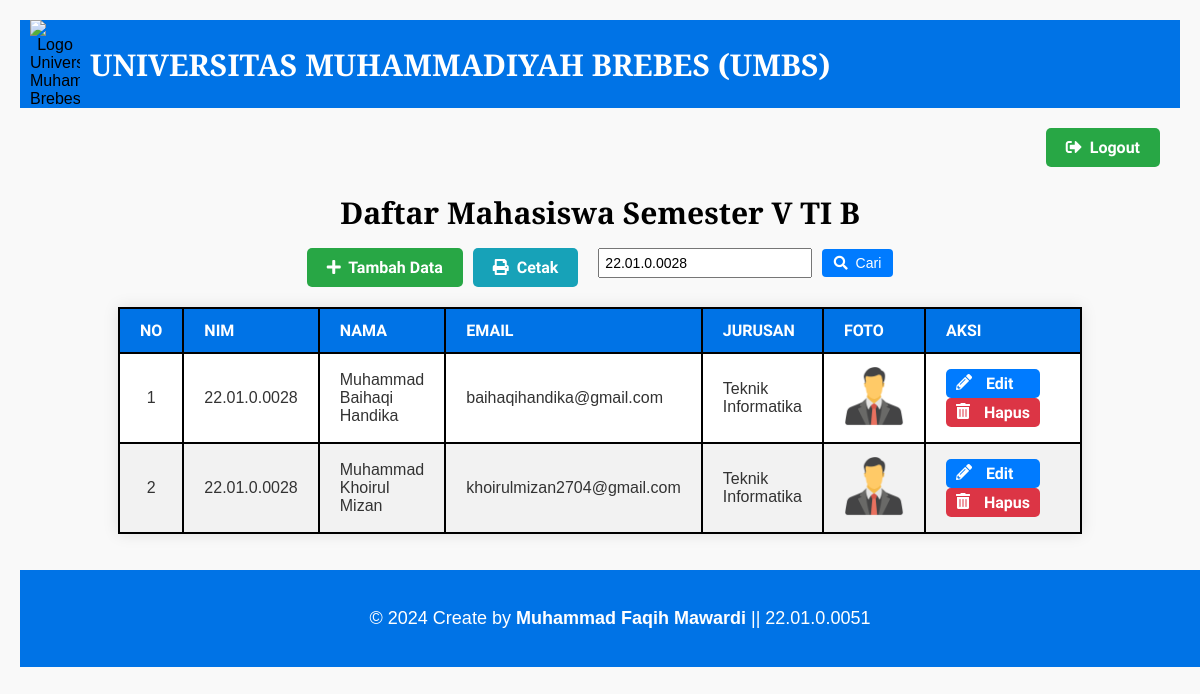
Screenshot of /index.php?cari=22.01.0.0028 (signed in) with the database file from the repository.
### tables this page shows
CREATE TABLE `tb_msh` (
  `id` int(11) NOT NULL,
  `nim` varchar(15) NOT NULL,
  `nama` varchar(100) NOT NULL,
  `jurusan` varchar(255) DEFAULT NULL,
  `email` varchar(100) NOT NULL,
  `photo` varchar(100) NOT NULL
);

### index.php (the view, shortened to what this page needs)
<!DOCTYPE html>
<html lang="en">
<!DOCTYPE html>
<html lang="en">
<head>
    <link rel="stylesheet" href="atribut/style.css">
    <link rel="stylesheet" href="https://cdnjs.cloudflare.com/ajax/libs/font-awesome/6.0.0-beta3/css/all.min.css">
    <link rel="stylesheet" href="https://cdnjs.cloudflare.com/ajax/libs/font-awesome/5.15.3/css/all.min.css">
</head>
<body>
    <header>
        <img src="atribut/UMBS.png" alt="Logo Universitas Muhammadiyah Brebes" class="logo">
		<h1> UNIVERSITAS MUHAMMADIYAH BREBES (UMBS)</h1>
    </header>
    <div style="display: flex; justify-content: flex-end; margin-bottom: 20px;">
        <a href="logout.php" style="display: inline-block; padding: 10px 20px; background-color: #28a745; color: white; text-decoration: none; border-radius: 5px; font-weight: bold; font-family: 'Indie Flower', cursive; margin-right: 20px;">
            <i class="fas fa-sign-out-alt"></i>&nbsp; Logout
        </a>
    </div>
    <h2 class="Judul">Daftar Mahasiswa Semester V TI B</h2>
    <div class="center-buttons">
        <a href="tambah.php" class="btn-tambah">
            <i class="fas fa-plus"></i>&nbsp; Tambah Data</a>
        <a href="#" onclick="window.print()" class="btn-cetak">
            <i class="fas fa-print"></i>&nbsp; Cetak</a>
        <form action="" method="GET" class="form-cari" style="display: inline;">
            <input type="text" name="cari" placeholder="Cari data mahasiswa" value="<?php echo isset($_GET['cari']) ? $_GET['cari'] : ''; ?>">
            <button type="submit" class="btn-cari">
                <i class="fas fa-search"></i>&nbsp; Cari
            </button>
        </form>
    </div>
    <table>
        <thead>
            <tr>
                <th>No</th>
                <th>NIM</th>
                <th>Nama</th>
                <th>Email</th>
                <th>Jurusan</th>
                <th>Foto</th>
                <th>Aksi</th>
            </tr>
        </thead>
       <tbody>
                <?php
                    include 'koneksi.php';
                    $cari = isset($_GET['cari']) ? $_GET['cari'] : '';
                    $sql = "SELECT * FROM tb_msh";
                    if (!empty($cari)) {
                        $sql .= " WHERE nim LIKE '%$cari%' OR nama LIKE '%$cari%' OR email LIKE '%$cari%' OR jurusan LIKE '%$cari%'";
                    }
                    $result = $conn->query($sql);
                    if ($result->num_rows > 0) {
                        $no = 1;
                        while ($row = $result->fetch_assoc()) {
                            echo "<tr>
                                <td><center>" . $no++ . "</center></td>
                                <td>" . $row['nim'] . "</td>
                                <td>" . $row['nama'] . "</td>
                                <td>" . $row['email'] . "</td>
                                <td>" . $row['jurusan'] . "</td>
                                <td style='text-align: center;'>
                                    <img src='foto/" . $row['photo'] . "' width='60' alt='" . $row['nama'] . "'></td>
                                <td>
                                    <a href='edit.php?id=" . $row['id'] . "' class='btn-edit'><i class='fas fa-pencil-alt'></i>&nbsp;Edit</a>
                                    <a href='hapus.php?id=" . $row['id'] . "' class='btn-danger'><i class='fas fa-trash-alt'></i>&nbsp;Hapus</a>
                                </td>
                            </tr>";
                        }
                    } else {
                        echo "<tr><td colspan='7'>Tidak ada data</td></tr>";
                    }
                ?>
        </tbody>
    </table>
	<br></br>
	<footer>
    	<p>&copy; 2024 Create by <b>Muhammad Faqih Mawardi</b> || 22.01.0.0051</p>
	</footer>
</body>
</html>

### atribut/style.css (style rules this page uses)
body { font-family: Arial, sans-serif; background-color: #f9f9f9; margin: 20px; }
header { display: flex; align-items: center; justify-content: left; text-align: center; margin-bottom: 20px; background-color: #0073e6; }
.logo { width: 50px; height: auto; margin-right: 10px; padding-left: 10px; }
h1 { color: #fff; font-size: 30px; font-family: "Vollkorn", serif; }
h2 { text-align: center; font-family: "Vollkorn", serif; font-size: 40px; }
.Judul { text-align: center; font-family: "Vollkorn", serif; font-size: 30px; color: #000; margin-bottom: 15px; }
.center-buttons { display: flex; justify-content: center; margin-bottom: 20px; }
.btn-tambah, .btn-cetak { padding: 10px 20px; background-color: #28a745; font-family: "Indie Flower", cursive; color: white; text-decoration: none; border-radius: 5px; margin-right: 10px; font-weight: bold; }
.btn-cetak { background-color: #17a2b8; }
.form-cari { display: inline-block; margin-left: 10px; }
.form-cari input { padding: 5px; font-size: 14px; width: 200px; margin-right: 5px; }
.btn-cari { padding: 6px 12px; background-color: #007BFF; color: white; border: none; cursor: pointer; border-radius: 4px; font-size: 14px; }
table { width: 80%; margin: 0 auto; border-collapse: collapse; background-color: #fff; box-shadow: 0 0 15px rgba(0, 0, 0, 0.1); }
thead { background-color: #0073e6; color: white; }
th { padding: 12px 20px; text-align: left; font-family: "ABeeZee", sans-serif; border-top: 2px solid #000; border-bottom: 2px solid #000; border-left: 2px solid #000; border-right: 2px solid #000; text-transform: uppercase; }
td { padding: 12px 20px; text-align: left; color: #333; border-top: 2px solid #000; border-bottom: 2px solid #000; border-left: 2px solid #000; border-right: 2px solid #000; }
tbody tr:nth-child(even) { background-color: #f2f2f2; }
.btn-edit, .btn-danger { display: inline-block; padding: 5px 10px; margin-right: 20px; background-color: #007bff; color: white; text-decoration: none; border-radius: 5px; font-weight: bold; font-family: "Indie Flower", cursive; vertical-align: middle; display: flex; gap: 10px; }
.btn-danger { background-color: #dc3545; }
footer { text-align: center; font-family: Arial, Helvetica, sans-serif; padding: 20px; background-color: #0073e6; color: white; width: 100%; font-size: 18px; margin-top: auto; }

### rows the page displays
tb_msh: nim "22.01.0.0028", nama "Muhammad Baihaqi Handika", email "baihaqihandika@gmail.com", jurusan "Teknik Informatika", photo (picture)
tb_msh: nim "22.01.0.0028", nama "Muhammad Khoirul Mizan", email "khoirulmizan2704@gmail.com", jurusan "Teknik Informatika", photo (picture)
